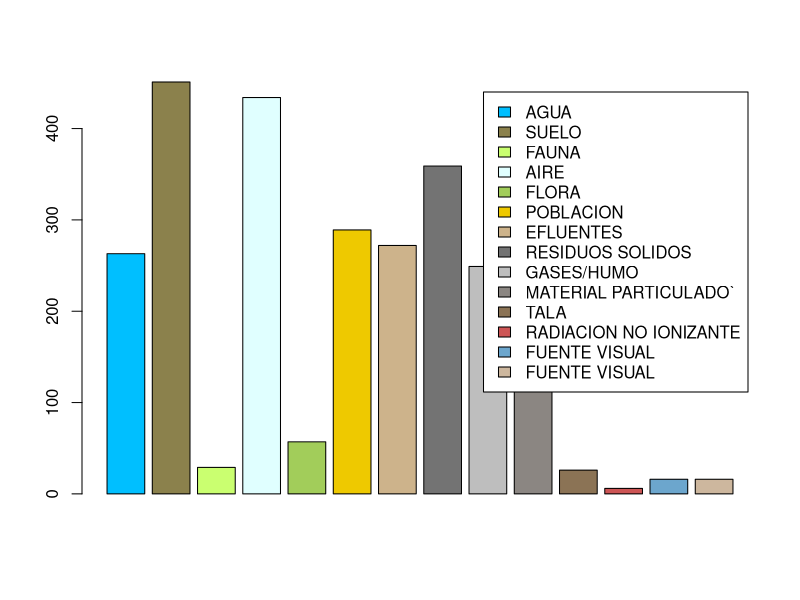
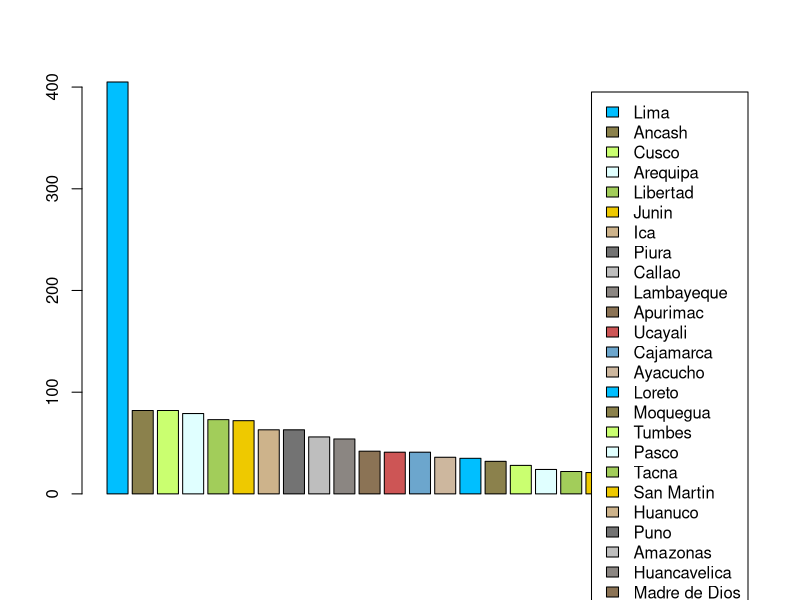
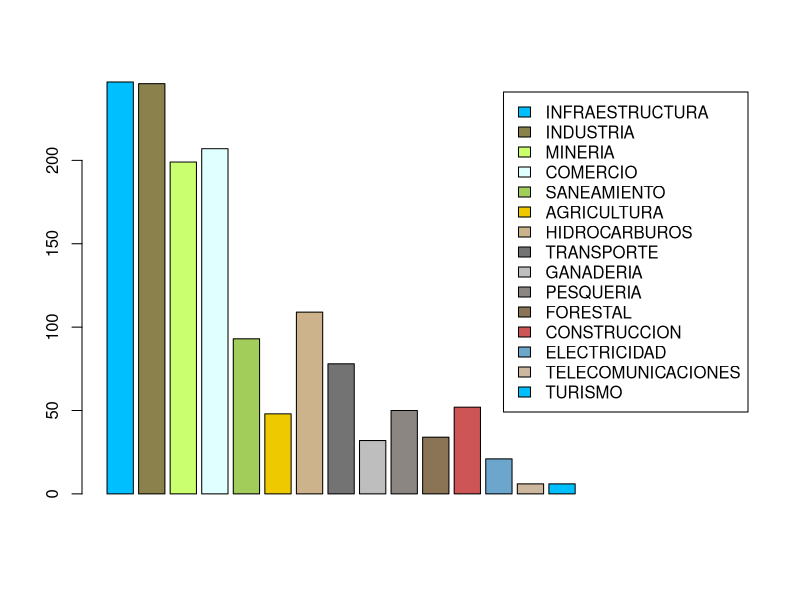
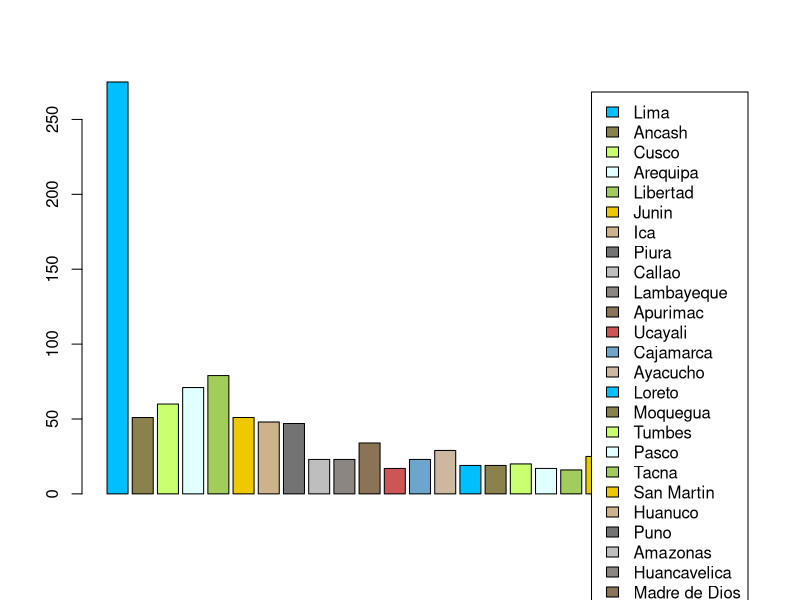
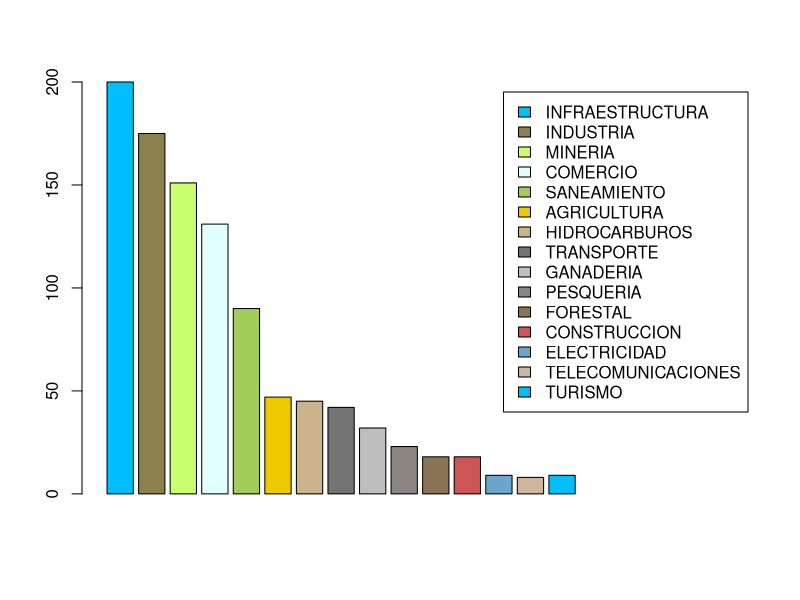
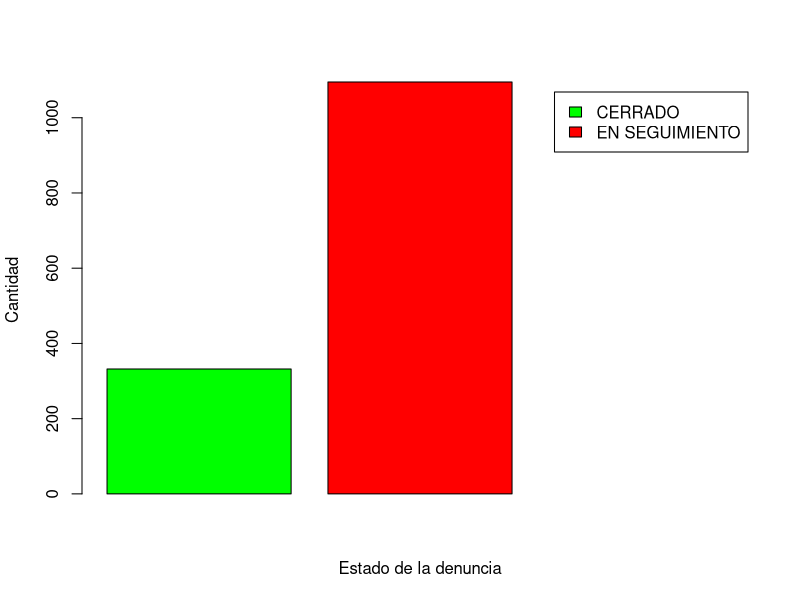
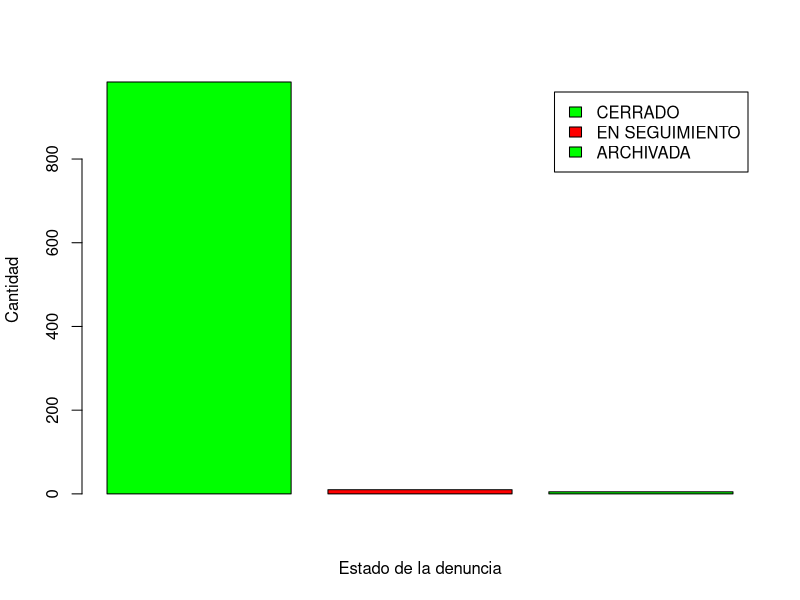
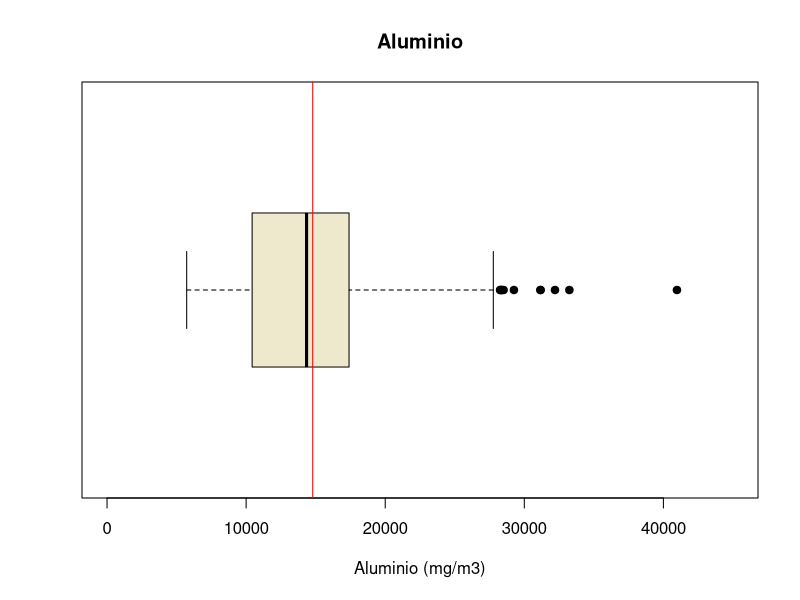

Here is the R script that generated these plots, in order:
## ---- chunk 1
rm(list=ls()) 
## ---- chunk 2
library(readr)
library(dplyr)
## ---- chunk 3
DD1920 <- read_csv("Denuncias1920.csv")
DD18 <- read_csv("Denuncias-18.csv")
CAS <- read_csv("CAS.csv")
## ---- chunk 4

Obs <- c("Observaciones","Observaciones incompletas","Datos faltantes", "Variables Totales")
N <- c(nrow(DD18),sum(!complete.cases(DD18)),sum(is.na(DD18)), ncol(DD18) )
OB1 <- data.frame(Obs,N)
OB1
## ---- chunk 5

Obs3 <- c("Observaciones","Observaciones incompletas","Datos faltantes", "Variables Totales")
N3 <- c(nrow(DD1920),sum(!complete.cases(DD1920)),sum(is.na(DD1920)), ncol(DD1920) )
OB3 <- data.frame(Obs3,N3)
OB3
## ---- chunk 6

Obs2 <- c("Observaciones","Observaciones incompletas","Datos faltantes", "Variables Totales")
N2 <- c(nrow(CAS),sum(!complete.cases(CAS)),sum(is.na(CAS)), ncol(CAS))
OB2 <- data.frame(Obs2,N2)
OB2
## ---- chunk 7
Variables <- c("Departamento", "Provincia" ,"Distrito", "Actividad económica","Tipo de contaminacion","ESTE","NORTE","Aluminio",	"Bario")

`Tipo_de_Variable` <- c("Nominal","Nominal","Nominal","Nominal","Nominal","Discretas","Discretas","Discretas","Discretas")
Restricciones <- c("En el Peru","En el Peru", "En el Peru", "Legales","Agua, SUelo, Aire, Fauna","Coordenadas","Coordenadas", " 40973-5726 (ppm)","21.9-989 (ppm)" )

ED <- data.frame(Variables,`Tipo_de_Variable`, Restricciones)
ED
## ---- chunk 8
tipo <- c("AGUA","SUELO","FAUNA","AIRE","FLORA","POBLACION","EFLUENTES","RESIDUOS SOLIDOS","GASES/HUMO","MATERIAL PARTICULADO`","TALA","RADIACION NO IONIZANTE","FUENTE VISUAL","FUENTE VISUAL")

cantidad <- c(sum(DD1920$AGUA),
sum(DD1920$SUELO),sum(DD1920$FAUNA),sum(DD1920$AIRE),
sum(DD1920$FLORA),sum(DD1920$POBLACION),sum(DD1920$EFLUENTES),sum(DD1920$`RESIDUOS SOLIDOS`),sum(DD1920$`GASES/HUMO`),sum(DD1920$`MATERIAL PARTICULADO`),sum(DD1920$TALA),sum(DD1920$`RADIACION NO IONIZANTE`),sum(DD1920$`FUENTE VISUAL`),sum(DD1920$`FUENTE VISUAL`))

colores <- c("deepskyblue1","lightgoldenrod4","darkolivegreen1", "lightcyan","darkolivegreen3","gold2","navajowhite3","gray45","gray","seashell4","burlywood4", "indianred3", "skyblue3", "bisque3")

DDA<-data.frame(tipo, cantidad)
barplot(DDA[1:14,2],legend=c("AGUA","SUELO","FAUNA","AIRE","FLORA","POBLACION","EFLUENTES","RESIDUOS SOLIDOS","GASES/HUMO","MATERIAL PARTICULADO`","TALA","RADIACION NO IONIZANTE","FUENTE VISUAL","FUENTE VISUAL"), col =colores)
## ---- chunk 9
#DEnuncias 2018

DEP18 <- c("Lima","Ancash","Cusco", "Arequipa","Libertad", "Junin","Ica","Piura","Callao","Lambayeque","Apurimac","Ucayali","Cajamarca","Ayacucho","Loreto" ,"Moquegua","Tumbes","Pasco","Tacna","San Martin","Huanuco","Puno","Amazonas","Huancavelica","Madre de Dios")

CAN18 <- c(sum(DD18$DEPARTAMENTO == "LIMA"),sum(DD18$DEPARTAMENTO == "ANCASH"),sum(DD18$DEPARTAMENTO == "CUSCO"),sum(DD18$DEPARTAMENTO == "AREQUIPA"),sum(DD18$DEPARTAMENTO == "LA LIBERTAD"),sum(DD18$DEPARTAMENTO == "JUNIN"),sum(DD18$DEPARTAMENTO == "ICA"),sum(DD18$DEPARTAMENTO == "PIURA"),sum(DD18$DEPARTAMENTO == "CALLAO"),sum(DD18$DEPARTAMENTO == "LAMBAYEQUE"),sum(DD18$DEPARTAMENTO == "APURIMAC"),sum(DD18$DEPARTAMENTO == "UCAYALI"),sum(DD18$DEPARTAMENTO == "CAJAMARCA"),sum(DD18$DEPARTAMENTO == "AYACUCHO"),sum(DD18$DEPARTAMENTO == "LORETO"),sum(DD18$DEPARTAMENTO == "MOQUEGUA"),sum(DD18$DEPARTAMENTO == "TUMBES"),sum(DD18$DEPARTAMENTO == "PASCO"),sum(DD18$DEPARTAMENTO == "TACNA"),sum(DD18$DEPARTAMENTO == "SAN MARTIN"),sum(DD18$DEPARTAMENTO == "HUANUCO"),sum(DD18$DEPARTAMENTO == "PUNO"),sum(DD18$DEPARTAMENTO == "AMAZONAS"),sum(DD18$DEPARTAMENTO == "HUANCAVELICA"),sum(DD18$DEPARTAMENTO == "MADRE DE DIOS"))

Tabla18 <- data.frame(DEP18,CAN18)

barplot(Tabla18[1:25,2],legend=c("Lima","Ancash","Cusco", "Arequipa","Libertad", "Junin","Ica","Piura","Callao","Lambayeque","Apurimac","Ucayali","Cajamarca","Ayacucho","Loreto" ,"Moquegua","Tumbes","Pasco","Tacna","San Martin","Huanuco","Puno","Amazonas","Huancavelica","Madre de Dios"), col=colores)


## ---- chunk 10
#Sector economico 2018
ACTECO18 <- c("INFRAESTRUCTURA","INDUSTRIA", "MINERIA","COMERCIO","SANEAMIENTO","AGRICULTURA","HIDROCARBUROS","TRANSPORTE","GANADERIA","PESQUERIA","FORESTAL","CONSTRUCCION","ELECTRICIDAD","TELECOMUNICACIONES","TURISMO" )

CAN18 <- c(sum(DD18$SECTOR == "INFRAESTRUCTURA"),sum(DD18$SECTOR == "INDUSTRIA"),sum(DD18$SECTOR == "MINERIA"),sum(DD18$SECTOR== "COMERCIO"),sum(DD18$SECTOR == "SANEAMIENTO"),sum(DD18$SECTOR == "AGRICULTURA"),sum(DD18$SECTOR== "HIDROCARBUROS"),sum(DD18$SECTOR == "TRANSPORTE"),sum(DD18$SECTOR == "GANADERIA"),sum(DD18$SECTOR == "PESQUERIA"),sum(DD18$SECTOR== "FORESTAL"),sum(DD18$SECTOR == "CONSTRUCCION"),sum(DD18$SECTOR == "ELECTRICIDAD"),sum(DD18$SECTOR == "TELECOMUNICACIONES"),sum(DD18$SECTOR == "TURISMO"))

tabla18 <- data.frame(ACTECO18,CAN18)

barplot(tabla18[1:20,2], legend= c("INFRAESTRUCTURA","INDUSTRIA", "MINERIA","COMERCIO","SANEAMIENTO","AGRICULTURA","HIDROCARBUROS","TRANSPORTE","GANADERIA","PESQUERIA","FORESTAL","CONSTRUCCION","ELECTRICIDAD","TELECOMUNICACIONES","TURISMO" ), col=colores)
## ---- chunk 11
#denuncias 2019-2020

DEP1920 <- c("Lima","Ancash","Cusco", "Arequipa","Libertad", "Junin","Ica","Piura","Callao","Lambayeque","Apurimac","Ucayali","Cajamarca","Ayacucho","Loreto" ,"Moquegua","Tumbes","Pasco","Tacna","San Martin","Huanuco","Puno","Amazonas","Huancavelica","Madre de Dios")

CAN1920 <- c(sum(DD1920$DEPARTAMENTO == "LIMA"),sum(DD1920$DEPARTAMENTO == "ANCASH"),sum(DD1920$DEPARTAMENTO == "CUSCO"),sum(DD1920$DEPARTAMENTO == "AREQUIPA"),sum(DD1920$DEPARTAMENTO == "LA LIBERTAD"),sum(DD1920$DEPARTAMENTO == "JUNIN"),sum(DD1920$DEPARTAMENTO == "ICA"),sum(DD1920$DEPARTAMENTO == "PIURA"),sum(DD1920$DEPARTAMENTO == "CALLAO"),sum(DD1920$DEPARTAMENTO == "LAMBAYEQUE"),sum(DD1920$DEPARTAMENTO == "APURIMAC"),sum(DD1920$DEPARTAMENTO == "UCAYALI"),sum(DD1920$DEPARTAMENTO == "CAJAMARCA"),sum(DD1920$DEPARTAMENTO == "AYACUCHO"),sum(DD1920$DEPARTAMENTO == "LORETO"),sum(DD1920$DEPARTAMENTO == "MOQUEGUA"),sum(DD1920$DEPARTAMENTO == "TUMBES"),sum(DD1920$DEPARTAMENTO == "PASCO"),sum(DD1920$DEPARTAMENTO == "TACNA"),sum(DD1920$DEPARTAMENTO == "SAN MARTIN"),sum(DD1920$DEPARTAMENTO == "HUANUCO"),sum(DD1920$DEPARTAMENTO == "PUNO"),sum(DD1920$DEPARTAMENTO == "AMAZONAS"),sum(DD1920$DEPARTAMENTO == "HUANCAVELICA"),sum(DD1920$DEPARTAMENTO == "MADRE DE DIOS"))

Tabla1920 <- data.frame(DEP1920,CAN1920)

barplot(Tabla1920[1:25,2],legend=c("Lima","Ancash","Cusco", "Arequipa","Libertad", "Junin","Ica","Piura","Callao","Lambayeque","Apurimac","Ucayali","Cajamarca","Ayacucho","Loreto" ,"Moquegua","Tumbes","Pasco","Tacna","San Martin","Huanuco","Puno","Amazonas","Huancavelica","Madre de Dios"),col = colores)

## ---- chunk 12
#Sector economico 2019-2020
ACTECO1920 <- c("INFRAESTRUCTURA","INDUSTRIA", "MINERIA","COMERCIO","SANEAMIENTO","AGRICULTURA","HIDROCARBUROS","TRANSPORTE","GANADERIA","PESQUERIA","FORESTAL","CONSTRUCCION","ELECTRICIDAD","TELECOMUNICACIONES","TURISMO" )

CAN1920 <- c(sum(DD1920$`ACTIVIDAD ECONOMICA` == "INFRAESTRUCTURA"),sum(DD1920$`ACTIVIDAD ECONOMICA` == "INDUSTRIA"),sum(DD1920$`ACTIVIDAD ECONOMICA` == "MINERIA"),sum(DD1920$`ACTIVIDAD ECONOMICA`== "COMERCIO"),sum(DD1920$`ACTIVIDAD ECONOMICA` == "SANEAMIENTO"),sum(DD1920$`ACTIVIDAD ECONOMICA` == "AGRICULTURA"),sum(DD1920$`ACTIVIDAD ECONOMICA`== "HIDROCARBUROS"),sum(DD1920$`ACTIVIDAD ECONOMICA` == "TRANSPORTE"),sum(DD1920$`ACTIVIDAD ECONOMICA` == "GANADERIA"),sum(DD1920$`ACTIVIDAD ECONOMICA` == "PESQUERIA"),sum(DD1920$`ACTIVIDAD ECONOMICA`== "FORESTAL"),sum(DD1920$`ACTIVIDAD ECONOMICA` == "CONSTRUCCION"),sum(DD1920$`ACTIVIDAD ECONOMICA` == "ELECTRICIDAD"),sum(DD1920$`ACTIVIDAD ECONOMICA` == "TELECOMUNICACIONES"),sum(DD1920$`ACTIVIDAD ECONOMICA` == "TURISMO"))

tabla1920 <- data.frame(ACTECO1920,CAN1920)

barplot(tabla1920[1:20,2], legend= c("INFRAESTRUCTURA","INDUSTRIA", "MINERIA","COMERCIO","SANEAMIENTO","AGRICULTURA","HIDROCARBUROS","TRANSPORTE","GANADERIA","PESQUERIA","FORESTAL","CONSTRUCCION","ELECTRICIDAD","TELECOMUNICACIONES","TURISMO" ), col= colores)
## ---- chunk 13
estado <- c("Cerrado", "En Seguimiento")

cantidad_d <- c(sum(DD18$ESTADO == "CERRADA"),sum(DD18$ESTADO == "EN SEGUIMIENTO"))

color <- c("green", "red")

DDS<-data.frame(estado, cantidad_d)

barplot(DDS[1:3,2], legend = c("CERRADO", "EN SEGUIMIENTO"), col = color, xlab = "Estado de la denuncia", ylab = "Cantidad")
## ---- chunk 14
estado_19 <- c("Cerrado", "En Seguimiento","Archivado")

cantidad_d_19 <- c(sum(DD1920$ESTADO == "CERRADA"),sum(DD1920$ESTADO == "EN SEGUIMIENTO"),sum(DD1920$ESTADO == "ARCHIVADA"))

color <- c("green", "red")

DDS_19<-data.frame(estado_19, cantidad_d_19)

barplot(DDS_19[1:3,2], legend = c("CERRADO", "EN SEGUIMIENTO", "ARCHIVADA"), col = color, xlab = "Estado de la denuncia", ylab = "Cantidad")
## ---- chunk 15
boxplot(CAS$Aluminio, horizontal = TRUE, main = "Aluminio", col="cornsilk2", xlab= "Aluminio (mg/m3)",pch= 19, ylim=c(0,45000) )
abline(v = mean(CAS$Aluminio, na.rm = TRUE, ), col = "red")
mean(CAS$Aluminio, na.rm=TRUE, col="red")
median(CAS$Aluminio, na.rm=TRUE)
## ---- chunk 16

a <-sum(CAS$Cromo > 1 & CAS$Cromo < 1500, na.rm =TRUE)
b <- sum(CAS$Níquel > 1 & CAS$Níquel < 1500, na.rm=TRUE)
c <-sum(CAS$Plomo > 1 & CAS$Plomo < 1500)
d <- sum(CAS$Zinc > 1 & CAS$Zinc < 1500,na.rm=TRUE)
e <- c(a,b,c,d)
f <- c("Cromo","Níquel","Plomo","Zinc")
COMS <- data.frame(f,e)
COMS
## ---- chunk 17
z <- sum(CAS$Cobre > 0.1 & CAS$Cobre < 250)
x <- sum(CAS$Cobalto > 0.1 & CAS$Cobalto < 250, na.rm=TRUE)
y <- sum(CAS$Arsénico > 0.1 & CAS$Arsénico < 250)
m <- c(z,y,y)
s <- c("Cobre","Cobalto","Asénico")
COM2 <- data.frame(s,m)
COM2
